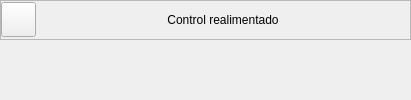
                <widget class="QWidget" name="sk_U3_T4">
                 <layout class="QVBoxLayout" name="verticalLayout_41">
                  <property name="spacing">
                   <number>5</number>
                  </property>
                  <property name="leftMargin">
                   <number>0</number>
                  </property>
                  <property name="topMargin">
                   <number>0</number>
                  </property>
                  <property name="rightMargin">
                   <number>0</number>
                  </property>
                  <property name="bottomMargin">
                   <number>0</number>
                  </property>
                  <item>
                   <widget class="QFrame" name="frame_41">
                    <property name="minimumSize">
                     <size>
                      <width>0</width>
                      <height>35</height>
                     </size>
                    </property>
                    <property name="maximumSize">
                     <size>
                      <width>16777215</width>
                      <height>40</height>
                     </size>
                    </property>
                    <property name="frameShape">
                     <enum>QFrame::StyledPanel</enum>
                    </property>
                    <property name="frameShadow">
                     <enum>QFrame::Raised</enum>
                    </property>
                    <layout class="QHBoxLayout" name="horizontalLayout_20">
                     <property name="spacing">
                      <number>0</number>
                     </property>
                     <property name="sizeConstraint">
                      <enum>QLayout::SetDefaultConstraint</enum>
                     </property>
                     <property name="leftMargin">
                      <number>0</number>
                     </property>
                     <property name="topMargin">
                      <number>0</number>
                     </property>
                     <property name="rightMargin">
                      <number>0</number>
                     </property>
                     <property name="bottomMargin">
                      <number>0</number>
                     </property>
                     <item>
                      <widget class="QPushButton" name="bt_return_16">
                       <property name="minimumSize">
                        <size>
                         <width>35</width>
                         <height>35</height>
                        </size>
                       </property>
                       <property name="maximumSize">
                        <size>
                         <width>35</width>
                         <height>35</height>
                        </size>
                       </property>
                       <property name="text">
                        <string/>
                       </property>
                       <property name="icon">
                        <iconset>
                         <normaloff>resources/images/MainWindow/return.svg</normaloff>resources/images/MainWindow/return.svg</iconset>
                       </property>
                       <property name="iconSize">
                        <size>
                         <width>35</width>
                         <height>35</height>
                        </size>
                       </property>
                      </widget>
                     </item>
                     <item>
                      <spacer name="horizontalSpacer_35">
                       <property name="orientation">
                        <enum>Qt::Horizontal</enum>
                       </property>
                       <property name="sizeHint" stdset="0">
                        <size>
                         <width>131</width>
                         <height>20</height>
                        </size>
                       </property>
                      </spacer>
                     </item>
                     <item>
                      <widget class="QLabel" name="label_19">
                       <property name="text">
                        <string>Control realimentado</string>
                       </property>
                       <property name="alignment">
                        <set>Qt::AlignCenter</set>
                       </property>
                      </widget>
                     </item>
                     <item>
                      <spacer name="horizontalSpacer_36">
                       <property name="orientation">
                        <enum>Qt::Horizontal</enum>
                       </property>
                       <property name="sizeHint" stdset="0">
                        <size>
                         <width>131</width>
                         <height>20</height>
                        </size>
                       </property>
                      </spacer>
                     </item>
                    </layout>
                   </widget>
                  </item>
                  <item>
                   <widget class="ContenidosTemas" name="U3_T4" native="true"/>
                  </item>
                 </layout>
                </widget>
